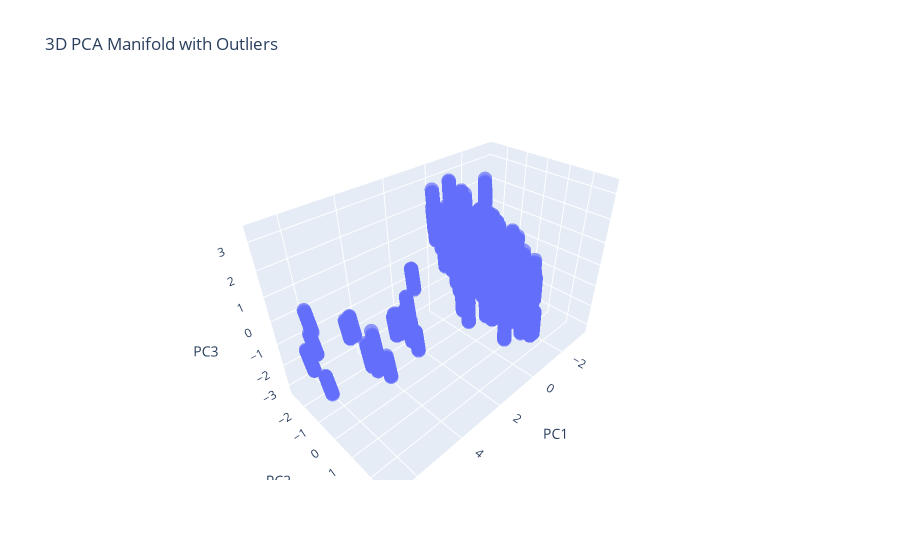

Source (notebook cell):
### Code cell
import plotly.express as px
from sklearn.decomposition import PCA
from sklearn.preprocessing import StandardScaler

pd.set_option('display.expand_frame_repr', False)  # Prevent wrapping to multiple lines

def pca_outlier_contribution_and_plot_3d(df, columns, n_components=3, threshold=2.5):
    # Ensure only the specified columns are selected
    df_numerical = df[columns]
    
    # Drop rows with missing values (NaN) in the selected columns
    df_numerical_cleaned = df_numerical.dropna()
    
    # Standardize the numerical data
    scaler = StandardScaler()
    X_scaled = scaler.fit_transform(df_numerical_cleaned)
    
    # Apply PCA to reduce the dimensionality of the numerical data
    pca = PCA(n_components=n_components)
    X_pca = pca.fit_transform(X_scaled)
    
    # Reconstruct the data from the principal components
    X_reconstructed = pca.inverse_transform(X_pca)
    
    # Compute the reconstruction error for each feature (column-wise error)
    column_wise_error = (X_scaled - X_reconstructed) ** 2  # Error for each column
    
    # Compute the overall reconstruction error (sum across columns)
    reconstruction_error = np.sum(column_wise_error, axis=1)
    
    # Flag points with high overall reconstruction error as outliers
    outliers = reconstruction_error > threshold
    
    # Create a copy of the original DataFrame
    df_copy = df.loc[df_numerical_cleaned.index].copy()  # Only keep rows without missing values
    
    # Add the reconstruction error and outlier flag to the copy of the DataFrame
    df_copy['reconstruction_error'] = reconstruction_error
    df_copy['is_outlier'] = outliers
    
    # Compute and display PCA loadings (weights of each feature on each principal component)
    loadings = pd.DataFrame(pca.components_.T, columns=[f'PC{i+1}' for i in range(n_components)], index=columns)
    
    # Show the loadings
    print("PCA Loadings (weights of each feature on the principal components):")
    print(loadings)
    
    # Create a 3D interactive plot using Plotly
    fig = px.scatter_3d(
        x=X_pca[:, 0],  # Principal Component 1
        y=X_pca[:, 1],  # Principal Component 2
        z=X_pca[:, 2],  # Principal Component 3
        title='3D PCA Manifold with Outliers',
        labels={'x': 'PC1', 'y': 'PC2', 'z': 'PC3'},
        opacity=0.7,
    )
    
    fig.update_traces(marker=dict(size=5))
    fig.show()
    
    # If a row is an outlier, find which columns contributed most to the error
    contribution = pd.DataFrame(column_wise_error, columns=df_numerical_cleaned.columns, index=df_numerical_cleaned.index)
    
    # Return DataFrame with outlier information and column-wise contributions
    return df_copy, contribution, loadings

selected_columns = ['points', 'uci_points', 'length', 'climb_total', 'profile', 'startlist_quality', 'average_temperature', 'cyclist_age']  # Exclude 'position' and any irrelevant columns
outliers_df, contribution_df, loadings_df = pca_outlier_contribution_and_plot_3d(df_races, selected_columns, n_components=3, threshold=15)

# Display outliers with their overall reconstruction error
print(outliers_df[outliers_df['is_outlier']])

# Display contribution of each column for the outlier rows
outliers_contributions = contribution_df.loc[outliers_df[outliers_df['is_outlier']].index]
print(outliers_contributions)

# Show the loadings (weights of each feature on each principal component)
print(loadings_df)

### Figure 1 — Plotly figure (JSON) as saved in the notebook; plotly's stock layout.template omitted (floating-point values rounded to 4 significant figures; data arrays with more than 128 entries replaced by an {"elided": "..."} marker saying what was removed)
{"data": [{"hovertemplate": "PC1=%{x}<br>PC2=%{y}<br>PC3=%{z}<extra></extra>", "legendgroup": "", "marker": {"color": "#636efa", "opacity": 0.7, "size": 5, "symbol": "circle"}, "mode": "markers", "name": "", "scene": "scene", "showlegend": false, "type": "scatter3d", "x": {"elided": "29933 float values"}, "y": {"elided": "29933 float values"}, "z": {"elided": "29933 float values"}}], "layout": {"legend": {"tracegroupgap": 0}, "scene": {"domain": {"x": [0, 1], "y": [0, 1]}, "xaxis": {"title": {"text": "PC1"}}, "yaxis": {"title": {"text": "PC2"}}, "zaxis": {"title": {"text": "PC3"}}}, "title": {"text": "3D PCA Manifold with Outliers"}}}
